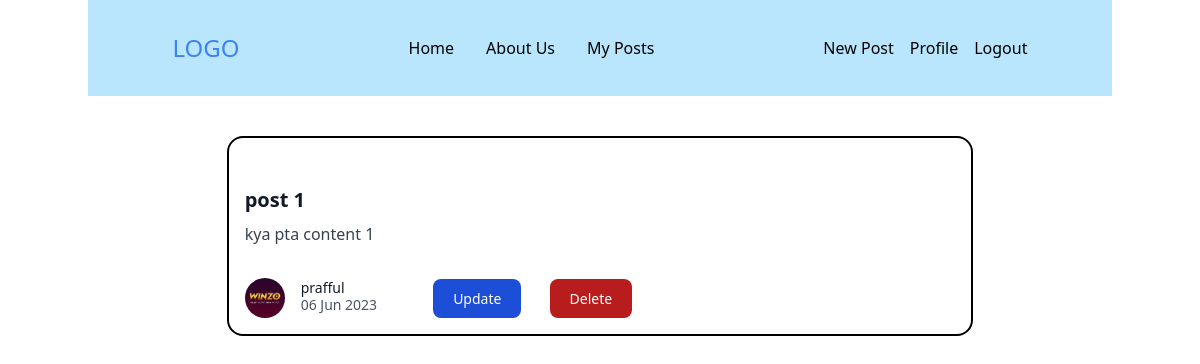
The app's page /post/1/ (signed in) with its own data.
### blog/models.py (models this page shows, shortened)
class Post(models.Model):
    post_title=models.CharField(max_length=100)
    post_content=models.TextField()
    post_date=models.DateTimeField(default=timezone.now)
    post_author=models.ForeignKey(User, on_delete=models.CASCADE)

### users/models.py (models this page shows, shortened)
class Profile(models.Model):
    profile_user=models.OneToOneField(User,on_delete=models.CASCADE)
    profile_image=models.ImageField(default="default.png",upload_to='profile_pics')

### blog/views.py (the view)
# urls.py: path('post/<int:pk>/', PostDetail.as_view(template_name='blog/post_detail.html'),name='post_detail'),
class PostDetail(DetailView):
    model = Post
    context_object_name = 'post'

### blog/templates/blog/post_detail.html (shortened to what this page needs)
{% extends 'blog/base.html' %}
{% block content %}
     <div class="p-10">
    <div class=" w-full lg:max-w-full lg:flex">
      <div class="border-2 border-black rounded-2xl p-4 w-2/3 mx-auto mb-2 ">
        <div class="my-8">
          <div class="text-gray-900 font-bold text-xl mb-2">{{ post.post_title }}</div>
          <p class="text-gray-700 text-base">{{ post.post_content }}</p>
        </div>
        <div class="flex items-center">
          <img class="w-10 h-10 rounded-full mr-4" src='{{ post.post_author.profile.profile_image.url }}'  alt="Avatar of Writer">
          <div class="text-sm">
            <p class="text-gray-900 leading-none">{{ post.post_author }}</p>
            <p class="text-gray-600">{{ post.post_date | date:'d M Y'}}</p>
          </div>
            {% if request.user == post.post_author %}
             <div class="mx-10">
                 <a href={% url 'post_update' post.id %} class="text-white mx-4 text-center bg-blue-700 hover:bg-blue-800 focus:ring-4 focus:ring-blue-300 font-medium rounded-lg text-sm px-5 py-2.5 mr-2 mb-2 dark:bg-blue-600 dark:hover:bg-blue-700 focus:outline-none dark:focus:ring-blue-800">Update</a>
                 <a href={% url 'post_delete' post.id %} class="text-white mx-4 text-center bg-red-700 hover:bg-red-800 focus:ring-4 focus:ring-red-300 font-medium rounded-lg text-sm px-5 py-2.5 mr-2 mb-2 dark:bg-red-600 dark:hover:bg-red-700 focus:outline-none dark:focus:ring-red-800">Delete</a>
            </div>
            {% endif %}
        </div>
      </div>
    </div>
  </div>
{% endblock content %}

### records on screen
Post: post_title "post 1", post_content "kya pta content 1", post_author.profile.profile_image (picture), post_author "prafful", post_date "06 Jun 2023"
